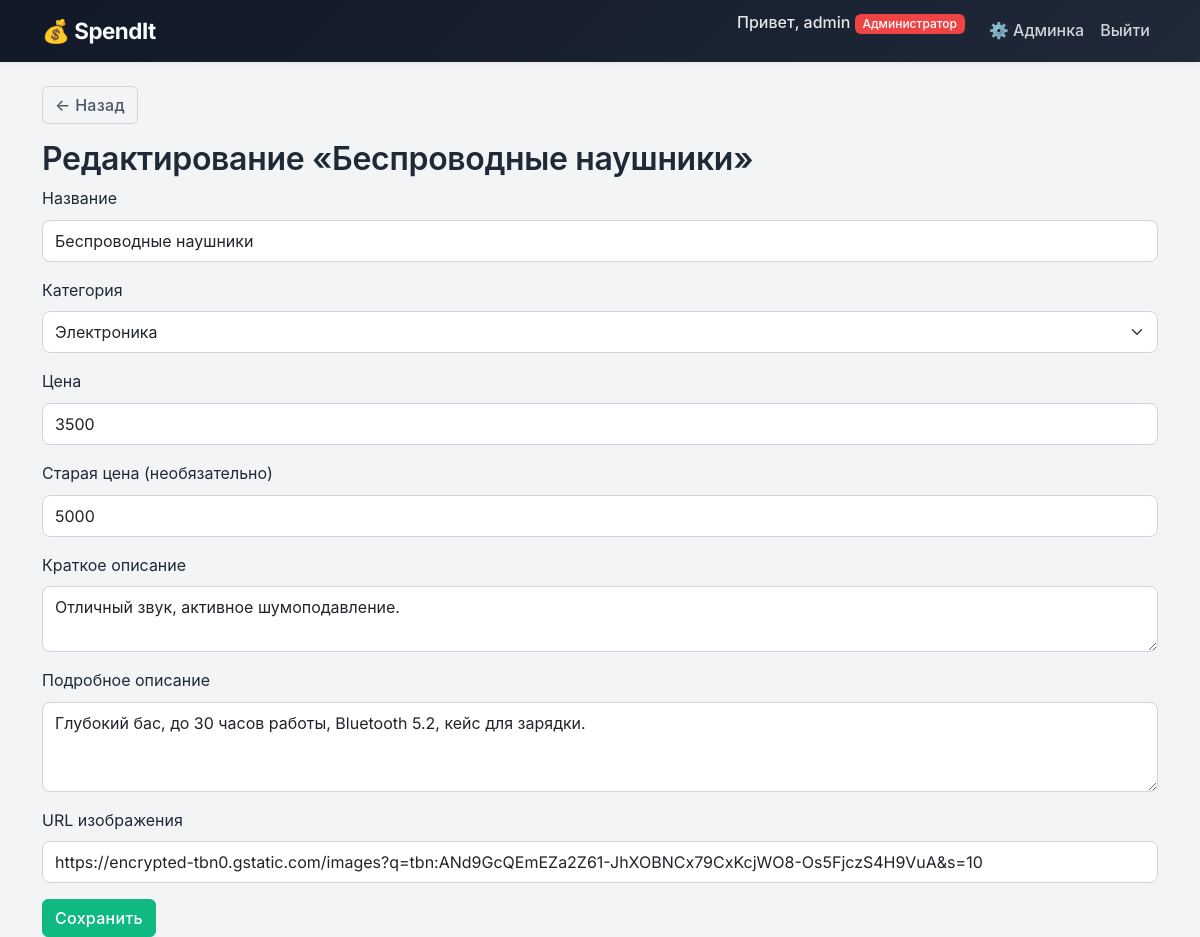
The app's page /admin/products/1/edit (signed in) with its own data.
### app.py (models this page shows)
class User(UserMixin, db.Model):
    id = db.Column(db.Integer, primary_key=True)
    username = db.Column(db.String(80), unique=True, nullable=False)
    password = db.Column(db.String(200), nullable=False)
    quiz_done = db.Column(db.Boolean, default=False)
    interests = db.Column(db.String(200), default='')
    income = db.Column(db.Integer, default=0)
    role = db.Column(db.String(20), default='user')
    purchases = db.relationship('Purchase', backref='user', lazy=True)
    complaints = db.relationship('Complaint', backref='user', lazy=True)

class Product(db.Model):
    id = db.Column(db.Integer, primary_key=True)
    name = db.Column(db.String(200), nullable=False)
    category = db.Column(db.String(100), nullable=False)
    price = db.Column(db.Integer, nullable=False)
    original_price = db.Column(db.Integer, nullable=True)
    desc = db.Column(db.Text)
    details = db.Column(db.Text)
    image = db.Column(db.String(300), default='https://via.placeholder.com/300x200?text=New')

### app.py (the view, shortened to what this page needs)
@app.route('/admin/products/<int:product_id>/edit', methods=['GET', 'POST'])
@login_required
def admin_edit_product(product_id):
    if current_user.role not in ('admin', 'subadmin'):
        flash('Доступ запрещён.')
        return redirect(url_for('index'))
    product = db.session.get(Product, product_id)
    if not product:
        flash('Товар не найден.')
        return redirect(url_for('admin_products'))
    categories = sorted({p.category for p in Product.query.all()})
    return render_template('admin/edit_product.html', product=product, categories=categories)

### app.py (called while the page is built)
@login_manager.user_loader
def load_user(user_id):
    return db.session.get(User, int(user_id))

@app.context_processor
def inject_globals():
    categories = sorted({p.category for p in Product.query.all()})
    return dict(categories=categories)

### templates/admin/edit_product.html (shortened to what this page needs)
{% extends "base.html" %}
{% block content %}
<a href="{{ url_for('admin_products') }}" class="btn btn-outline-secondary mb-3">← Назад</a>
<h2>Редактирование «{{ product.name }}»</h2>
<form method="post">
  <div class="mb-3">
    <label class="form-label">Название</label>
    <input type="text" class="form-control" name="name" value="{{ product.name }}" required>
  </div>
  <div class="mb-3">
    <label class="form-label">Категория</label>
    <select class="form-select" name="category">
      {% for cat in categories %}
      <option value="{{ cat }}" {% if product.category == cat %}selected{% endif %}>{{ cat }}</option>
      {% endfor %}
    </select>
  </div>
  <div class="mb-3">
    <label class="form-label">Цена</label>
    <input type="number" class="form-control" name="price" value="{{ product.price }}" required>
  </div>
  <div class="mb-3">
    <label class="form-label">Старая цена (необязательно)</label>
    <input type="number" class="form-control" name="original_price" value="{{ product.original_price if product.original_price else '' }}">
  </div>
  <div class="mb-3">
    <label class="form-label">Краткое описание</label>
    <textarea class="form-control" name="desc" rows="2" required>{{ product.desc }}</textarea>
  </div>
  <div class="mb-3">
    <label class="form-label">Подробное описание</label>
    <textarea class="form-control" name="details" rows="3" required>{{ product.details }}</textarea>
  </div>
  <div class="mb-3">
    <label class="form-label">URL изображения</label>
    <input type="text" class="form-control" name="image" value="{{ product.image }}">
  </div>
  <button type="submit" class="btn btn-success">Сохранить</button>
</form>
{% endblock %}

### templates/base.html (shortened to what this page needs)
<!DOCTYPE html>
<html lang="ru">
<head>
    <link href="https://cdn.jsdelivr.net/npm/bootstrap@5.3.0/dist/css/bootstrap.min.css" rel="stylesheet">
</head>
<body>
    <nav class="navbar navbar-expand-lg navbar-dark">
        <div class="container">
            <a class="navbar-brand" href="/">💰 SpendIt</a>
            <div class="collapse navbar-collapse justify-content-end" id="navbarNav">
                <ul class="navbar-nav">
                    {% if current_user.is_authenticated %}
                        <li class="nav-item">
                            <span class="navbar-text me-3">
                                Привет, {{ current_user.username }}
                                {% if current_user.role == 'admin' %}
                                    <span class="badge bg-danger">Администратор</span>
                                {% elif current_user.role == 'subadmin' %}
                                    <span class="badge bg-warning text-dark">Суб-админ</span>
                                {% endif %}
                            </span>
                        </li>
                        {% if current_user.role in ('admin', 'subadmin') %}
                        <li class="nav-item">
                            <a class="nav-link" href="{{ url_for('admin_panel') }}">⚙️ Админка</a>
                        </li>
                        {% endif %}
                        <li class="nav-item">
                            <a class="nav-link" href="{{ url_for('logout') }}">Выйти</a>
                        </li>
                    {% endif %}
                </ul>
            </div>
        </div>
    </nav>
    <main class="container mt-4">
        {% block content %}{% endblock %}
    </main>
</body>
</html>

### templates/base.html (style rules this page uses)
:root { --primary: #4f46e5; --primary-hover: #4338ca; --secondary: #6b7280; --dark-bg: #111827; --light-bg: #f9fafb; --card-shadow: 0 1px 3px rgba(0,0,0,0.06), 0 1px 2px rgba(0,0,0,0.04); --card-shadow-hover: 0 10px 25px -5px rgba(0,0,0,0.08), 0 8px 10px -6px rgba(0,0,0,0.04); --transition: 0.2s ease; }
body { font-family: 'Inter', -apple-system, BlinkMacSystemFont, sans-serif; background-color: #f3f4f6; color: #1f2937; line-height: 1.6; -webkit-font-smoothing: antialiased; }
.navbar { background: linear-gradient(135deg, #111827 0%, #1f2937 100%) !important; box-shadow: 0 2px 8px rgba(0,0,0,0.06); backdrop-filter: blur(10px); }
.navbar-brand { font-weight: 700; font-size: 1.4rem; letter-spacing: -0.5px; color: #f9fafb !important; }
.navbar-text { color: #e5e7eb !important; font-weight: 500; }
.navbar .badge { font-weight: 500; padding: 0.35em 0.65em; border-radius: 6px; }
.navbar .nav-link { color: #d1d5db !important; transition: var(--transition); font-weight: 500; }
.badge.bg-danger { background-color: #ef4444 !important; border-radius: 6px; }
.btn { font-weight: 500; letter-spacing: 0.3px; transition: all 0.2s; }
.btn-success { background-color: #10b981; border-color: #10b981; }
.btn-outline-secondary { border-color: #d1d5db; color: #4b5563; }
.form-control, .form-select { border-radius: 8px; border: 1px solid #d1d5db; padding: 0.5rem 0.75rem; transition: border-color 0.2s, box-shadow 0.2s; }
a { color: var(--primary); text-decoration: none; }
h1, h2, h3, h4 { font-weight: 600; letter-spacing: -0.3px; }

### records on screen
User: username "admin"
Product: name "Беспроводные наушники", price "3500", original_price "5000", desc "Отличный звук, активное шумоподавление.", details "Глубокий бас, до 30 часов работы, Bluetooth 5.2, кейс для зарядки.", image "https://encrypted-tbn0.gstatic.com/images?q=tbn:ANd9GcQEmEZa2Z61-JhXOBNCx79CxKcjWO8-Os5FjczS4H9VuA&s=10"

### other values on screen
form field category "Электроника"
